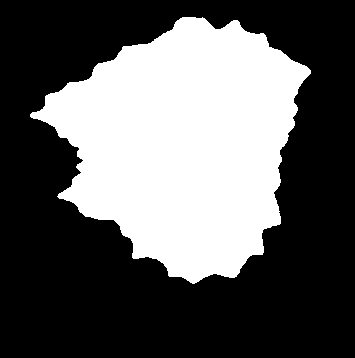
%> input picture a1.jpg, 355 x 358 px
$ octave --eval "roundness_using_curvature;"   (GNU Octave 9; MATLAB toolbox functions it lacks are replaced by stand-ins)
%> lines starting %> are read from the running program, lines starting %| are printed output that depends on the picture; in (x1, y1, x2, y2) boxes, pixels count from 0 and x2, y2 are one past the last pixel; in counts of white or black regions, pixels touching at a corner belong together; the program's own positions count from 1
%> the answer given: a1.jpg
%> in roundness_using_curvature, I is the input picture: size 358x355x3 uint8; min 0, max 255, mean 93.7
### bw_chain_fil.m
function recon=bw_chain_fil(BW,nc,graf)
%> called with nc = 50, graf = 0
%%funci髇 basada en Fourier el韕tico desarrollado por Kuhl & Giardina
%
%          varibles de entrada:
%  BW: imagen binaria del contorno a analizar, 1 para contorno y 0 para
%  fondo, la imagen no debe contener "holes", debe ser un contorno cerrado
%  nc: N鷐ero de coeficientes de las series de Fourier
%
%          varibles de salida:
%  recon= perimetro filtrado


%% Convierte la imagen a tipo binario y realiza ajuste para c骴igo de cadena
if ~islogical(BW)
    if size(BW,3)>3
        BW=BW(:,:,1:3);
    end
    BW=im2bw(BW);
end

BW = padarray(BW,2);
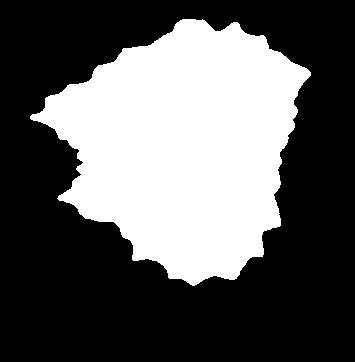
%> BW: size 362x355 logical; 36.3% white; 1 white region, box (x1, y1, x2, y2) and area: (30, 19, 311, 286) 46710
BW=bwperim(BW);
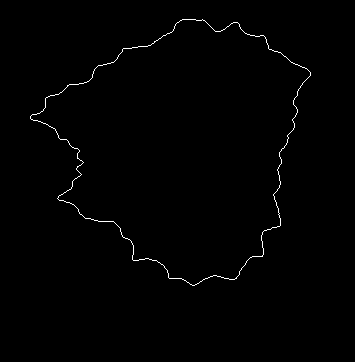
%> BW: size 362x355 logical; 0.68% white in thin lines or dots, all inside (x1, y1, x2, y2) = (30, 19, 311, 286)
BW=bwmorph(BW,'spur');
BW=bwmorph(BW,'thin');
pxl= regionprops(BW,'PixelList');
pxl=pxl.PixelList;
%> pxl = 869 rows, first 12: [31 117; 31 118; 32 116; 31 119; 33 115; 32 120; 34 115; 33 120; 35 115; 34 121; 36 115; 35 121]
if graf
figure, plot( pxl(:,1),pxl(:,2),'.'), hold on
end
%%                               C骴igo de cadena
[yi,xi]=find(BW,1,'first');
%> yi = 117; xi = 31
xo=xi; yo=yi;
%> after `xo=xi`: xo = 31
%> after `yo=yi`: yo = 117
con=2;
longitud=length(pxl);
%> longitud = 869
BW=double(BW);
le=sqrt(2);

cadena=zeros(1,longitud);
for i=1:longitud-1

    pos=[yi,xi+1;yi-1,xi+1;yi-1,xi;yi-1,xi-1;yi,xi-1;yi+1,xi-1;yi+1,xi;yi+1,xi+1];
    if((all(pos(:,1)>0) && all(pos(:,2)>0)) && (all(pos(:,1)<=size(BW,1)) && all(pos(:,2)<=size(BW,2))))

        neigh=[BW(pos(1,1),pos(1,2)),BW(pos(2,1),pos(2,2))*le,BW(pos(3,1),pos(3,2)),...
            BW(pos(4,1),pos(4,2))*le,BW(pos(5,1),pos(5,2)),BW(pos(6,1),pos(6,2))*le,...
            BW(pos(7,1),pos(7,2)),BW(pos(8,1),pos(8,2))*le];
    else
        neigh = zeros(1,size(pos,1));
        for m = 1:size(pos,1)
            if(all(pos(m,:)~=0) && all(pos(m,:)<=size(BW)))
               if mod(m,2) == 1
                   neigh(m) = BW(pos(m,1),pos(m,2));
               else
                   neigh(m) = BW(pos(m,1),pos(m,2))*le;
               end
            else
                neigh(m) = 0;
            end
        end
    end
    neigh(neigh==0)=2;
    if(all(neigh == 2))
        BW(yi,xi)=0;
        [ynn,xnn] = find(BW);
        D = sqrt( (xi-xnn).^2 + (yi-ynn).^2 );
        [val,pos] = min(D);
        xi = xnn(pos);
        yi = ynn(pos);
    else
        [~,mino]=min(neigh);
        cadena(i)= mino(1)-1;
        BW(yi,xi)=0;
        xi=pos(mino,2);
        yi=pos(mino,1);
    end
end
%> this loop made 868 passes
%> (mino, xi, yi) on passes 1 to 8: (7, 31, 118), (7, 31, 119), (8, 32, 120), (1, 33, 120), (8, 34, 121), (1, 35, 121), (1, 36, 121), (1, 37, 121)
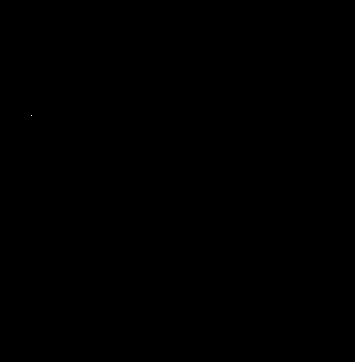
%> BW: size 362x355 double; values 0 (black) and 1 (white), 0% white in thin lines or dots, all inside (x1, y1, x2, y2) = (31, 115, 32, 116)
%> after the loop, cadena = 869 values, max 7 at index 3, min 0 at index 4, mean 3.26; neigh = [2 2 2 2 2 1.41 2 2]; xi = 32; yi = 116

pos=[yi,xi+1;yi-1,xi+1;yi-1,xi;yi-1,xi-1;yi,xi-1;yi+1,xi-1;yi+1,xi;yi+1,xi+1];
%> pos = [116 33; 115 33; 115 32; 115 31; 116 31; 117 31; 117 32; 117 33]
BW(yo,xo)=1;
%> BW: size 362x355 double; values 0 (black) and 1 (white), 0% white in thin lines or dots, all inside (x1, y1, x2, y2) = (30, 115, 32, 117)
neigh=[BW(pos(1,1),pos(1,2)),BW(pos(2,1),pos(2,2))*le,BW(pos(3,1),pos(3,2)),...
    BW(pos(4,1),pos(4,2))*le,BW(pos(5,1),pos(5,2)),BW(pos(6,1),pos(6,2))*le,...
    BW(pos(7,1),pos(7,2)),BW(pos(8,1),pos(8,2))*le];
%> neigh = [0 0 0 0 0 1.41 0 0]
neigh(neigh==0)=2;
[~,mino]=min(neigh);
cadena(i+1)= mino(1)-1;
mn=length(cadena);
%> mn = 869


%%                   Tiempo y distancia Traversal
deltat=zeros(1,length(cadena));
deltat(1)=1+((sqrt(2)-1)/2)*(1-(-1)^cadena(1));
deltat2=1+((sqrt(2)-1)/2)*(1-(-1).^cadena);
%> deltat2 = 869 values, max 1.41 at index 3, min 1 at index 1, mean 1.18
deltaxa=sign(6-cadena(1))*sign(2-cadena(1));
%> deltaxa = 0
deltaya=sign(4-cadena(1))*sign(cadena(1));
%> deltaya = -1
for i=2:length(cadena)
    deltat(i)=deltat(i-1)+1+((sqrt(2)-1)/2)*(1-(-1)^cadena(i));
    deltaxa(i)=deltaxa(i-1)+ sign(6-cadena(i))*sign(2-cadena(i));
    deltaya(i)=deltaya(i-1)+ sign(4-cadena(i))*sign(cadena(i));
end
%> after the loop, deltat = 869 values from 1 to 1021.8; deltaxa = 869 values, max 280 at index 551, min 0 at index 1, mean 146.7; deltaya = 869 values, max 97 at index 673, min -169 at index 283, mean -32.03
T = deltat(end);
%> T = 1021.8
deltax=sign(6-cadena).*sign(2-cadena);
%> deltax = 869 values, max 1 at index 3, min -1 at index 60, mean 0
deltay=sign(4-cadena).*sign(cadena);
%> deltay = 869 values, max 1 at index 223, min -1 at index 1, mean 0


%%                   C醠culo de los coeficientes
a=zeros(1,nc);
b=a;
c=a;
d=a;

q_x = deltax./ deltat2;
%> q_x = 869 values, max 1 at index 4, min -1 at index 75, mean 0.000337
q_y = deltay./ deltat2;
%> q_y = 869 values, max 1 at index 331, min -1 at index 1, mean 0.0145
for n=1:nc
    two_n_pi = 2 * n * pi;
    sigma_a = 0;
    sigma_b = 0;
    sigma_c = 0;
    sigma_d = 0;
    tp_prev = 0;
    for p=1:length(cadena)
        sigma_a = sigma_a + q_x(p) * (cos(two_n_pi * deltat(p) / T) - cos(two_n_pi * tp_prev / T));
        sigma_b = sigma_b + q_x(p) * (sin(two_n_pi * deltat(p) / T) - sin(two_n_pi * tp_prev / T));
        sigma_c = sigma_c + q_y(p) * (cos(two_n_pi * deltat(p) / T) - cos(two_n_pi * tp_prev / T));
        sigma_d = sigma_d + q_y(p) * (sin(two_n_pi * deltat(p) / T) - sin(two_n_pi * tp_prev / T));
        tp_prev = deltat(p);
    end
    r = T/(2*n^2*pi^2);

    a(n) = r * sigma_a;
    b(n) = r * sigma_b;
    c(n)= r * sigma_c;
    d(n)= r * sigma_d;
end
%> this loop made 50 passes
%> r on passes 1 to 8: 51.77, 12.94, 5.75, 3.24, 2.07, 1.44, 1.06, 0.809
%> after the loop, a = 50 values, max 2.37 at index 3, min -116.6 at index 1, mean -2.92; b = 50 values, max 6.26 at index 5, min -41.7 at index 1, mean -0.533; c = 50 values, max 38.05 at index 1, min -5.91 at index 2, mean 0.612; d = 50 values, max 13.99 at index 2, min -114.3 at index 1, mean -1.96

%%                         C醠culo de la componente directa
A0 = 0;
C0 = 0;
A0 = A0 + deltax(1) / (2 * deltat2(1)) * (deltat(1))^2 ;
%> A0 = 0
C0 = C0 + deltay(1) / (2 * deltat2(1)) * (deltat(1))^2 ;
%> C0 = -0.5
for p = 2 : length(cadena)

    zeta = deltaxa(p - 1) - deltax(p) / deltat2(p) * deltat(p - 1);
    delta = deltaya(p - 1) - deltay(p) / deltat2(p) * deltat(p - 1);
    A0 = A0 + deltax(p) / (2 * deltat2(p)) * ((deltat(p))^2 - (deltat(p - 1))^2) + zeta * (deltat(p) - deltat(p-1));
    C0 = C0 + deltay(p) / (2 * deltat2(p)) * ((deltat(p))^2 - (deltat(p - 1))^2) + delta * (deltat(p) - deltat(p-1));

end
%> this loop made 868 passes
%> (zeta, delta, A0, C0) on passes 1 to 3: (0, 0, 0, -2), (-1.41, -0.586, 0.707, -5.54), (-2.41, -3, 2.21, -8.54)
%> after the loop, A0 = 150091.9; C0 = -31662.6
A0 = A0 / T;
%> A0 = 146.9
C0 = C0 / T;
%> C0 = -30.99


for t = 1 : mn
    x = xo;
    y = yo;
    for ii = 1: nc
        x = x + (a(ii) * cos(2 * ii * pi * t / mn) + b(ii) * sin(2 * ii * pi * t / mn));
        y = y - (c(ii) * cos(2 * ii * pi * t / mn) + d(ii) * sin(2 * ii * pi * t / mn));
    end
    recon(t,1) = A0 + x;
    recon(t,2) = -C0 + y;

end
%> after the loop, recon = 869 rows, first 12: [31.93 117.9; 32.11 118.5; 32.51 119; 33.1 119.6; 33.86 120.1; 34.77 120.6; 35.79 121.1; 36.89 121.5; 38.06 122; 39.25 122.3; 40.45 122.7; 41.63 123]
if graf
plot( recon(:,1),recon(:,2))
end

### enclosingCircle.m
function circle = enclosingCircle(pts)
%ENCLOSINGCIRCLE Find the minimum circle enclosing a set of points.
%
%   CIRCLE = enclosingCircle(POINTS);
%   computes the circle CIRCLE=[xc yc r] which encloses all the points POINTS
%   given as a N-by-2 array.
%
%
%   Rewritten from a file from
%           Yazan Ahed (yash78@gmail.com)
%
%   which was rewritten from a Java applet by Shripad Thite:
%   http://heyoka.cs.uiuc.edu/~thite/mincircle/
%
%   See also:
%   circles2d, points2d, boxes2d, circumCircle
%
% ------
% Author: David Legland
% e-mail: david.legland@nantes.inra.fr
% created the 07/07/2005.
% Copyright 2012 INRA - Cepia Software Platform.
% works on convex hull: it is faster
pts = pts(convhull(pts(:,1), pts(:,2)), :);
% call the recursive function
circle = recurseCircle(size(pts, 1), pts, 1, zeros(3, 2));
function circ = recurseCircle(n, p, m, b)
%    n: number of points given
%    m: an argument used by the function. Always use 1 for m.
%    bnry: an argument (3x2 array) used by the function to set the points that
%          determines the circle boundry. You have to be careful when choosing this
%          array's values. I think the values should be somewhere outside your points
%          boundary. For my case, for example, I know the (x,y) I have will be something
%          in between (-5,-5) and (5,5), so I use bnry as:
%                       [-10 -10
%                        -10 -10
%                        -10 -10]
if m == 4
    circ = createCircle(b(1,:), b(2,:), b(3,:));
    return;
end
circ = [Inf Inf 0];
if m == 2
    circ = [b(1,1:2) 0];
elseif m == 3
    c = (b(1,:) + b(2,:))/2;
    circ = [c distancePoints(b(1,:), c)];
end
for i = 1:n
    if distancePoints(p(i,:), circ(1:2)) > circ(3)
        if sum(b(:,1)==p(i,1) & b(:,2)==p(i,2)) == 0
            b(m,:) = p(i,:);
            circ = recurseCircle(i, p, m+1, b);
        end
    end
end

### distancePoints.m
function dist = distancePoints(p1, p2, varargin)
%DISTANCEPOINTS Compute distance between two points.
%
%   D = distancePoints(P1, P2)
%   Return the Euclidean distance between points P1 and P2.
%
%   If P1 and P2 are two arrays of points, result is a N1-by-N2 array
%   containing distance between each point of P1 and each point of P2.
%
%   D = distancePoints(P1, P2, NORM)
%   Compute distance using the specified norm. NORM=2 corresponds to usual
%   euclidean distance, NORM=1 corresponds to Manhattan distance, NORM=inf
%   is assumed to correspond to maximum difference in coordinate. Other
%   values (>0) can be specified.
%
%   D = distancePoints(..., 'diag')
%   compute only distances between P1(i,:) and P2(i,:).
%
%   See also:
%   points2d, minDistancePoints, nndist, hausdorffDistance
%
% ------
% Author: David Legland
% e-mail: david.legland@nantes.inra.fr
% Copyright 2009 INRA - Cepia Software Platform.
% created the 24/02/2004.
%
%   HISTORY :
%   25/05/2004: manage 2 array of points
%   07/04/2004: add option for computing only diagonal.
%   30/10/2006: generalize to any dimension, and manage different norms
%   03/01/2007: bug for arbitrary norm, and update doc
%   28/08/2007: fix bug for norms 2 and infinite, in diagonal case
%% Setup options
% default values
diag = false;
norm = 2;
% check first argument: norm or diag
if ~isempty(varargin)
    var = varargin{1};
    if isnumeric(var)
        norm = var;
    elseif strncmp('diag', var, 4)
        diag = true;
    end
    varargin(1) = [];
end
% check last argument: diag
if ~isempty(varargin)
    var = varargin{1};
    if strncmp('diag', var, 4)
        diag = true;
    end
end
% number of points in each array and their dimension
n1  = size(p1, 1);
n2  = size(p2, 1);
d   = size(p1, 2);
if diag
    % compute distance only for apparied couples of pixels
    dist = zeros(n1, 1);

    if norm == 2
        % Compute euclidian distance. this is the default case
        % Compute difference of coordinate for each pair of point
        % and for each dimension. -> dist is a [n1*n2] array.
        for i = 1:d
            dist = dist + (p2(:,i)-p1(:,i)).^2;
        end
        dist = sqrt(dist);

    elseif norm == inf
        % infinite norm corresponds to maximal difference of coordinate
        for i = 1:d
            dist = max(dist, abs(p2(:,i)-p1(:,i)));
        end

    else
        % compute distance using the specified norm.
        for i = 1:d
            dist = dist + power((abs(p2(:,i)-p1(:,i))), norm);
        end
        dist = power(dist, 1/norm);
    end
else
    % compute distance for all couples of pixels
    dist = zeros(n1, n2);

    if norm == 2
        % Compute euclidian distance. This is the default case.
        % Compute difference of coordinate for each pair of point
        % and for each dimension. -> dist is a [n1*n2] array.
        for i = 1:d
            % equivalent to:
            % dist = dist + ...
            %   (repmat(p1(:,i), [1 n2])-repmat(p2(:,i)', [n1 1])).^2;
            dist = dist + bsxfun (@minus, p1(:,i), p2(:, i)').^2;
        end
        dist = sqrt(dist);

    elseif norm == inf
        % infinite norm corresponds to maximal difference of coordinate
        for i = 1:d
            dist = max(dist, abs(bsxfun (@minus, p1(:,i), p2(:, i)')));
        end

    else
        % compute distance using the specified norm.
        for i = 1:d
            % equivalent to:
            % dist = dist + power((abs(repmat(p1(:,i), [1 n2]) - ...
            %     repmat(p2(:,i)', [n1 1]))), norm);
            dist = dist + power(abs(bsxfun(@minus, p1(:,i), p2(:, i)')), norm);
        end
        dist = power(dist, 1/norm);
    end
end

### roundness_using_curvature.m
function roundness_using_curvature
close all
padi='C:\Users\Usuario\Documents\MATLAB\particulas';
[filenamed, pathd]= uigetfile({'*.*'},'Images of CLASS ','MultiSelect', 'on',padi);
if pathd==0
    error('No files, try again, run function again');
end

if iscell(filenamed)
    nclass=length(filenamed);
    images=cell(nclass,1);
    for i=1:nclass
        I=imread([pathd, filenamed{i}]);
        if size(I,3)>3
            I=I(:,:,1:3);
        end
        images{i}=im2bw(mat2gray(I));

    end
else
    I=imread([pathd, filenamed]);
    if size(I,3)>3
        I=I(:,:,1:3);
    end
    images{1}=im2bw(mat2gray(I));
    nclass=1;
end

I=imresize(im2bw(images{1}),1);


perifil=bw_chain_fil(I,50,0);
%> perifil has the same summary as recon in bw_chain_fil

figure
peri=bwboundaries(I);
%> peri = 1 boundary; box (x1, y1, x2, y2) and points: (30, 17, 311, 284) 876
peri=peri{:};
%> peri = 876 rows, first 12: [115 31; 114 32; 113 33; 113 34; 113 35; 113 36; 113 37; 112 38; 112 39; 112 40; 111 41; 110 42]
bwd=bwdist(~I);
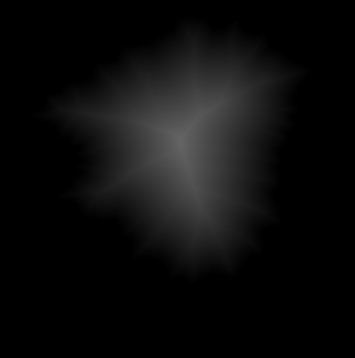
%> bwd: size 358x355 single; min 0, max 100.4, mean 12.6
imshow(bwd,[],'InitialMagnification','fit')
hold on
[r,m]=max(bwd(:));
%> r = 100.4; m = 64579
[y,x]=ind2sub(size(bwd),m);
%> y = 139; x = 181
plot(peri(:,2),peri(:,1),'r')
plot(perifil(:,1),perifil(:,2),'g')
plot(x,y,'ro','MarkerEdgeColor','b',...
    'MarkerFaceColor',[0 0 1])
dth=linspace(1e-10,2*pi,10000);
xc=x+r*cos(dth);
yc=y+r*sin(dth);
plot(xc,yc,'y')
%%% Set up axis
xmin=min(peri(:,2));
%> xmin = 31
xmax=max(peri(:,2));
%> xmax = 311
dx=round((xmax-xmin)*.05);
%> dx = 14
ymin=min(peri(:,1));
%> ymin = 18
ymax=max(peri(:,1));
%> ymax = 284
dy=round((ymax-ymin)*.05);
%> dy = 13
xlim([xmin-dx,xmax+dx])
ylim([ymin-dy,ymax+dy])
axis equal
axis ij

%%% key points
X=peri;
%> X has the same summary as peri
circle = enclosingCircle(X);
%> in enclosingCircle, `pts = pts(convhull(pts(:,1), pts(:,2)), :);`: pts = 23 rows, first 12: [18 183; 47 124; 96 47; 97 46; 115 31; 117 31; 197 58; 199 60; 259 134; 277 170; 284 193; 284 195]
%> the loop in recurseCircle, `for i = 1:n` made 23 passes
%> `roundness_using_curvature;`:
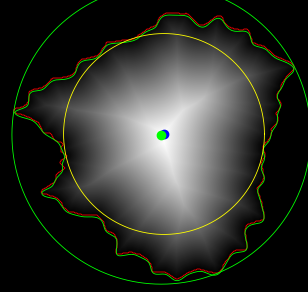
%> figure redrawn from the program's plot data
c(1)=circle(2);
c(2)=circle(1);
PCD=circle(3);
xc=c(1)+PCD*cos(dth);
yc=c(2)+PCD*sin(dth);
hold on
plot(c(1),c(2),'go','MarkerEdgeColor','g','MarkerFaceColor',[0 1 0])
plot(xc,yc,'g')

$ run again, on a3.jpg
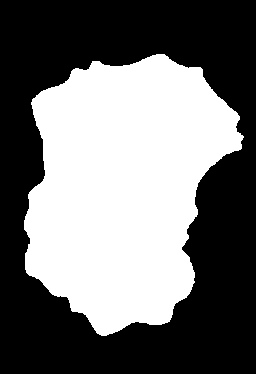
%> input picture a3.jpg, 256 x 374 px
%> in roundness_using_curvature, I is the input picture: size 374x256x3 uint8; min 0, max 255, mean 113
%> I: size 374x256 logical; 44.3% white; 1 white region, box (x1, y1, x2, y2) and area: (24, 54, 244, 336) 42446
%> in bw_chain_fil, `BW=bwperim(BW);`:
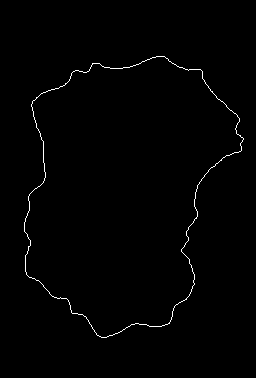
%> BW: size 378x256 logical; 0.83% white in thin lines or dots, all inside (x1, y1, x2, y2) = (24, 56, 244, 338)
%> pxl = 790 rows, first 12: [25 223; 25 224; 26 222; 25 225; 26 221; 25 226; 26 220; 25 227; 26 219; 25 228; 27 218; 25 229]
%> in bw_chain_fil, `[yi,xi]=find(BW,1,'first');`: yi = 223; xi = 25
%> yo = 223
%> longitud = 790
%> the loop in bw_chain_fil, `for i=1:longitud-1` made 789 passes
%> (mino, xi, yi) on passes 1 to 8: (7, 25, 224), (7, 25, 225), (7, 25, 226), (7, 25, 227), (7, 25, 228), (7, 25, 229), (7, 25, 230), (7, 25, 231)
%> after the loop in bw_chain_fil, `for i=1:longitud-1`: cadena = 790 values, max 7 at index 10, min 0 at index 56, mean 3.5; mino = 7; neigh = [2 2 2 2 2 2 1 2]; xi = 26; yi = 222
%> pos = [222 27; 221 27; 221 26; 221 25; 222 25; 223 25; 223 26; 223 27]
%> in bw_chain_fil, `neigh=[BW(pos(1,1),pos(1,2)),BW(pos(2,1),pos(2,2))*le,BW(pos(3,1),pos(..`: neigh = [0 0 0 0 0 1.41 0 0]
%> in bw_chain_fil, `[~,mino]=min(neigh);`: mino = 6
%> mn = 790
%> deltat2 = 790 values, max 1.41 at index 10, min 1 at index 1, mean 1.17
%> in bw_chain_fil, `deltaxa=sign(6-cadena(1))*sign(2-cadena(1));`: deltaxa = 0
%> in bw_chain_fil, `deltaya=sign(4-cadena(1))*sign(cadena(1));`: deltaya = -1
%> after the loop in bw_chain_fil, `for i=2:length(cadena)`: deltat = 790 values from 1 to 923.4; deltaxa = 790 values, max 219 at index 414, min 0 at index 1, mean 100.3; deltaya = 790 values, max 166 at index 527, min -115 at index 145, mean 32.76
%> T = 923.4
%> deltax = 790 values, max 1 at index 10, min -1 at index 24, mean 0
%> deltay = 790 values, max 1 at index 88, min -1 at index 1, mean 0
%> q_x = 790 values, max 1 at index 56, min -1 at index 417, mean -0.00667
%> q_y = 790 values, max 1 at index 215, min -1 at index 1, mean -0.0141
%> the loop in bw_chain_fil, `for n=1:nc` made 50 passes
%> r on passes 1 to 8: 46.78, 11.69, 5.2, 2.92, 1.87, 1.3, 0.955, 0.731
%> after the loop in bw_chain_fil, `for n=1:nc`: a = 50 values, max 3.34 at index 3, min -100.4 at index 1, mean -2.03; b = 50 values, max 15.4 at index 1, min -14.04 at index 3, mean 0.168; c = 50 values, max 2.71 at index 2, min -36.94 at index 1, mean -0.656; d = 50 values, max 3.64 at index 3, min -126.9 at index 1, mean -2.6
%> in bw_chain_fil, `A0 = A0 + deltax(1) / (2 * deltat2(1)) * (deltat(1))^2 ;`: A0 = 0
%> in bw_chain_fil, `C0 = C0 + deltay(1) / (2 * deltat2(1)) * (deltat(1))^2 ;`: C0 = -0.5
%> the loop in bw_chain_fil, `for p = 2 : length(cadena)` made 789 passes
%> (zeta, delta, A0, C0) on passes 1 to 3: (0, 0, 0, -2), (0, 0, 0, -4.5), (0, 0, 0, -8)
%> after the loop in bw_chain_fil, `for p = 2 : length(cadena)`: A0 = 93905.8; C0 = 30118.5
%> in bw_chain_fil, `A0 = A0 / T;`: A0 = 101.7
%> in bw_chain_fil, `C0 = C0 / T;`: C0 = 32.62
%> after the loop in bw_chain_fil, `for t = 1 : mn`: recon = 790 rows, first 12: [25.04 224.3; 24.93 225.4; 24.88 226.6; 24.9 227.7; 25 228.8; 25.16 229.9; 25.41 231; 25.73 232; 26.13 233; 26.6 234; 27.13 235; 27.7 235.9]
%> perifil has the same summary as recon in bw_chain_fil
%> in roundness_using_curvature, `peri=bwboundaries(I);`: peri = 1 boundary; box (x1, y1, x2, y2) and points: (24, 54, 244, 336) 801
%> in roundness_using_curvature, `peri=peri{:};`: peri = 801 rows, first 12: [221 25; 220 26; 219 26; 218 26; 217 26; 216 27; 215 27; 214 28; 213 28; 212 28; 211 29; 210 29]
%> in roundness_using_curvature, `[r,m]=max(bwd(:));`: r = 82; m = 46524
%> in roundness_using_curvature, `[y,x]=ind2sub(size(bwd),m);`: y = 148; x = 125
%> xmin = 25
%> xmax = 244
%> dx = 11
%> ymin = 55
%> ymax = 336
%> dy = 14
%> X has the same summary as peri
%> the loop in recurseCircle, `for i = 1:n` made 31 passes
%> `roundness_using_curvature;`:
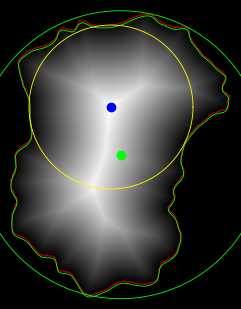
%> figure redrawn from the program's plot data
